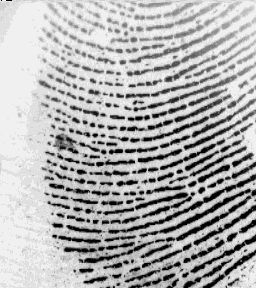
//> input picture WIP/Users/HuynhLD/corepoint_delta_detection/img/namte2.bmp, 256 x 288 px
$ ./main   (built with g++ and OpenCV 4)
//> lines starting //> are read from the running program, lines starting //| are printed output that depends on the picture; after the words box and inside, x2 and y2 are one past the last pixel; in counts of white or black regions, pixels touching at a corner belong together
#include <opencv2/core/core.hpp>
#include <opencv2/highgui/highgui.hpp>
#include <opencv/cv.hpp>
#include <iostream>


const int IMAGE_HEIGHT = 288;
const int IMAGE_WIDTH = 256;


int I[IMAGE_WIDTH][IMAGE_HEIGHT]; // image

int O[IMAGE_WIDTH][IMAGE_HEIGHT];    // oriented image
int R[IMAGE_WIDTH][IMAGE_HEIGHT];     // region mask image

double image_mean = 50;
double image_variance = 300;

// Core Point
double i_core = 0;
double j_core = 0;

// right delta point
double i_delta_right = 300;
double j_delta_right = 300;

// left delta point
double i_delta_left = 300;
double j_delta_left = 300;

#define PI 3.1415926535897931

using namespace cv;

void normalization(int MEAN, int VARIANCE)
{
    for (int i = 0; i<IMAGE_WIDTH; i++){
        for (int j = 0; j<IMAGE_HEIGHT; j++){
            double tempData = static_cast<double>(R[i][j]);
            if (tempData>image_mean){
               R[i][j] = static_cast<int>(MEAN + sqrt((tempData - image_mean)*(tempData - image_mean)*VARIANCE / image_variance));
            }
            else{
               R[i][j]  = static_cast<int>(MEAN - sqrt((tempData - image_mean)*(tempData - image_mean)*VARIANCE / image_variance));
            }
            if(R[i][j] < 0)  R[i][j] = 0 ;
       }
   }
}

void orientation(Mat& im, int widthSqare)
{
    int i, j, x, y;
    int Ax, Ay, Axy;
    int Gxx, Gyy, Gxy;
    int Bx, By;
    double temp = 0;
    for (i = 0; i <IMAGE_WIDTH ; i++){
        for (j = 0; j < IMAGE_HEIGHT; j++){
            O[i][j] = 0;
            temp += (I[i][j] - image_mean)*(I[i][j] - image_mean);
        }
    }

    image_variance = temp / (IMAGE_WIDTH*IMAGE_HEIGHT);

    for (x = widthSqare + 1; x <IMAGE_WIDTH - widthSqare - 1; x++)
    {
        for (y = widthSqare + 1; y <IMAGE_HEIGHT   - widthSqare - 1; y++)
        {
            Ax = 0; Ay = 0; Axy = 0;
            Gxx = 0; Gyy = 0; Gxy = 0;
            Bx = 0; By = 0;

            for (i = x - widthSqare; i < x + widthSqare - 1; i++)
            {
                for (j = y - widthSqare; j < y + widthSqare - 1; j++)
                {
                    Bx = ((I[i + 2][j] + 2 * I[i + 2][j + 1] + I[i + 2][j + 2] - I[i][j] - 2 * I[i][j + 1] - I[i][j + 2]));
                    By = ((I[i][j + 2] + 2 * I[i + 1][j + 2] + I[i + 2][j + 2] - I[i][j] - 2 * I[i + 1][j] - I[i + 2][j]));
                    Ax += Bx*Bx;
                    Ay += By*By;
                    Axy += Bx*By;
                }
            }
            Gxx = Ax;
            Gyy = Ay;
            Gxy = Axy;

            O[x][y] = PI / 2 - 0.5*atan2(2 * Gxy, Gxx - Gyy);
        }
    }
    std::cout<<"image_mean " << image_mean << std::endl;
    std::cout<<"image_variance " << image_variance << std::endl;
    int WindowSize = 4;
    for (int i = 0; i <IMAGE_WIDTH  -WindowSize; i+=WindowSize) {
        for (int j = 0; j <IMAGE_HEIGHT -WindowSize; j+=WindowSize) {
            cv::Rect roi(i, j, WindowSize, WindowSize);

            cv::Mat roiImage = im(roi);
            //double direction = calculateDirectionForWindow(roiImage);

            // TODO: Refactor direction drawing into own function
            // direction = i % 360; // for testing
            double xDir = std::cos((O[i][j] * 180 / PI)/180*M_PI);
            double yDir = -1 * std::sin((O[i][j] * 180 / PI)/180*M_PI); // y-Axis is inverted because
                                                             // in math, +y is typically
                                                             // considered to go in the top
                                                             // direction whereas in the image
                                                             // it goes towards the bottom

            cv::Point p1(
                         WindowSize/2 + ((WindowSize/4)*xDir),
                         WindowSize/2 + ((WindowSize/4)*yDir));
            cv::Point p2(
                         WindowSize/2 - ((WindowSize/4)*xDir),
                         WindowSize/2 - ((WindowSize/4)*yDir));
            //cv::Scalar colorScalar = cv::Scalar(0, 0, 255);
            cv::line(roiImage, p1, p2,  1);
        }
    }
    imshow("Direction Field", im); waitKey(0);
}

void LoadImageData(cv::Mat im)
{
    int temp_mean = 0;

    for (int x = 0; x < im.cols; x++)
    {
        for (int y = 0; y < im.rows; y++)
        {

            int temp = (int)im.at<uchar>(Point(x, y));
            I[x][y] = temp;
            R[x][y] = temp;
            temp_mean += temp;
        }
    }
    image_mean = static_cast<double>(temp_mean) / static_cast<double>(IMAGE_HEIGHT*IMAGE_WIDTH);

}

/*
    Ham tinh chi so point care de xet diem Singlarity tai diem (i,j)
    O: truong dinh huong cua anh => double O[IMAGE_WIDTH][IMAGE_HEIGHT]
    N(le): kich thuoc "duong cong so"(curve) xem xet
*/

int pointcare( int N, int i, int j)
{
    int a = (N-1)/2;
    double d = 0.0;
    double d0 = O[i-a][j-a];
    double delta ;

    for(int k = j - a + 1; k <= j + a ; ++k){
        delta = O[i-a][k] - d0;

        if(delta < -PI/2)
            delta = PI + delta;
        else if(delta > PI/2)
            delta = delta - PI;

        d = d+delta;
        d0 = O[i-a][k];

    }

    for(int h = i-a+1; h<= i+a; ++h){
        delta = O[h][j+a] - d0;

        if(delta < -PI/2)
            delta=PI + delta;
        else if(delta > PI/2)
            delta = delta - PI;

        d = d + delta;
        d0 = O[h][j+a];

    }

    for(int k = j+a-1; j-a <= k; --k){
        delta = O[i+a][k] -d0;

        if(delta < -PI/2)
            delta = PI + delta;
        else if(delta > PI/2)
            delta = delta - PI;

        d = d+delta;
        d0 = O[i+a][k];
    }

    for(int h = i+a-1; i-a<= h; --h){
        delta = O[h][j-a] - d0;

        if(delta < -PI/2)
            delta=PI + delta;
        else if(delta > PI/2)
            delta = delta - PI;

        d = d + delta;
        d0 = O[h][j-a];

    }
    int P = round(d*180/PI);
    return P;
}


/*
    Ham tim cac diem Singularity tren anh van tay
    core: vi tri cua diem core
    delta: vi tri cua diem delta so voi diem core - toa do decac
    R: region mask - mat na vung van tay
    O: truong dinh huong cua van tay    double O[][]
    N1(le): kich thuoc " duong con so " - curve xem xet (theo phuong phap poicare) de tim diem core
    N2(le): kich thuoc " duong con so " - curve xem xet (theo phuong phap poicare) de tim diem delta
*/
void singularity(int N1, int N2)
{
    int m = IMAGE_WIDTH;
    int n = IMAGE_HEIGHT;


    double S1[m][n], S2[m][n];

    for(int i = 0; i< m; ++i){
        for(int j = 0; j<n; ++j){
            S1[i][j] = 0;
            S2[i][j] = 0;
        }
    }

    // Tim tat ca cac diem singularity ( co the co dien loi )

    for(int i = N1+1; i<m-N1; ++i){
        for(int j = N1+1; j<n-N1; ++j){
            //if( ( R[i-N1][j] == 0 ) and ( R[i+N1][j] == 0) and ( R[i][j-N1] == 0) and ( R[i][j+N1] == 0) ){
                int P = pointcare(N1, i, j);
                //std::cout<< "pointcare " << P << std::endl;
                if( (P == 360) or (P == 180) ){
                    // Whorl or loop
                    S1[i][j] = 1;
                }
            //}
        }
    }
    for(int i = N2+1; i<m-N2; ++i){
        for(int j = N2+1; j<n-N2; ++j){
            //if( ( R[i-N2][j] == 0 ) and ( R[i+N2][j] == 0) and ( R[i][j-N2] == 0) and ( R[i][j+N2] == 0) ){
                int P = pointcare(N2, i, j);
                //std::cout<< "pointcare " << P << std::endl;
                if( P == -180 ){
                    // Delta
                    S2[i][j] = 1;
                }
            //}
        }
    }

    // tim diem core
    double core = 0.4;
    int c_core = 0;

    for(int i = (N1 + 1)/2 ; i< m-(N1-1)/2 ; ++i){
        for(int j = (N1 + 1)/2 ; j< n-(N1-1)/2 ; ++j){
            double mean = 0.0;
            int count = 0;

            for(int k = i-(N1-1)/2; k < i+(N1-1)/2; ++k){
                for(int h = j-(N1-1)/2; h< j+(N1-1)/2; ++h){
                    mean += S1[k][h];
                    count += 1;
                }
            }
            if(count > 0){
                mean = mean / count;
                if(mean >= core){
                    i_core += i;
                    j_core += j;
                    c_core += 1;
                }

            }
        }
    }

    // check core not exist
    if(c_core > 0) {
        i_core = round(i_core / c_core);
        j_core = round(j_core / c_core);
    }

    // Tim diem delta ben phai (neu co)
    double delta = 0.5;
    double i_delta = 0;
    double j_delta = 0;

    for(int i = i_core + (N2 +1)/2 ;i <m-(N2-1)/2; ++i){
        for(int j = j_core + (N2 +1)/2 ;j <n-(N2-1)/2; ++j){
            double mean = 0;
            int count = 0;

            for(int k = i-(N2-1)/2; k <i+(N2-1)/2; ++k){
                for(int h = j-(N2-1)/2; h< j+(N2-1)/2; ++h){
                    mean += S2[k][h];
                    count += 1;
                }
            }

            if(count > 0){
                mean = mean / count;
                if(mean > delta){
                    delta = mean;
                    i_delta = i;
                    j_delta = j;
                }

            }
        }
    }

    if( (i_delta !=0) and (j_delta != 0) ){
        i_delta_right = i_delta - i_core;
        j_delta_right = j_delta - j_core;

    }

    // Tim diem delta ben trai (neu co)
    delta = 0.5;
    i_delta = 0;
    j_delta = 0;

    for(int i = i_core + (N2 +1)/2 ;i < m-(N2-1)/2; ++i){
        for(int j = (N2 +1)/2 ;j < j_core-(N2-1)/2; ++j){
            double mean = 0;
            int count = 0;

            for(int k = i-(N2-1)/2; k < i+(N2-1)/2; ++k){
                for(int h = j-(N2-1)/2; h< j+(N2-1)/2; ++h){
                    mean += S2[k][h];
                    count += 1;
                }
            }

            if(count > 0){
                mean = mean / count;

                if(mean > delta){
                    delta = mean;
                    i_delta = i;
                    j_delta = j;
                }
            }
        }
    }

    if( (i_delta !=0) and (j_delta != 0) ){
        i_delta_left = i_delta - i_core;
        j_delta_left = j_delta - j_core;

    }
}

int main()
{
    Mat img = imread("/home/huynhld/FIS_ES/WIP/Users/HuynhLD/corepoint_delta_detection/img/namte2.bmp", 0);
//> img is the input picture: 288 rows x 256 cols, CV_8UC1; min 0, max 240, mean 177.5

    LoadImageData(img);
//> the loop in LoadImageData, `for (int x = 0; x < im.cols; x++)` made 256 passes
//> temp_mean on passes 1 to 3: 67584, 135088, 202960
//> after the loop in LoadImageData, `for (int x = 0; x < im.cols; x++)`: temp_mean = 13087040
//> in LoadImageData, `image_mean = static_cast<double>(temp_mean) / static_cast<double>(IMAG..`: image_mean = 177.5
    orientation(img, 8);
//> the loop in orientation, `for (i = 0; i <IMAGE_WIDTH ; i++)` made 256 passes
//> temp on passes 1 to 3: 966649.1, 1974242.9, 2967673.5
//> after the loop in orientation, `for (i = 0; i <IMAGE_WIDTH ; i++)`: temp = 370781246.6
//> in orientation, `image_variance = temp / (IMAGE_WIDTH*IMAGE_HEIGHT);`: image_variance = 5029
//> the loop in orientation, `for (x = widthSqare + 1; x <IMAGE_WIDTH - widthSqare - 1; x++)` made 238 passes
//> (Ax, Ay, Axy, Gxx, Gyy, Gxy) on passes 1 to 3: (116480, 251648, -41728, 116480, 251648, -41728), (123648, 262912, -40192, 123648, 262912, -40192), (126464, 271872, -39424, 126464, 271872, -39424)
//> after the loop in orientation, `for (x = widthSqare + 1; x <IMAGE_WIDTH - widthSqare - 1; x++)`: Ax = 2068480; Ay = 2364416; Axy = -213504; Gxx = 2068480; Gyy = 2364416; Gxy = -213504
//| image_mean 177.504
//| image_variance 5029.04
//> after the loop in orientation, `for (int i = 0; i <IMAGE_WIDTH  -WindowSize; i+=WindowSize)`:
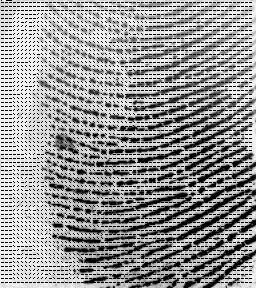
//> im: 288 rows x 256 cols, CV_8UC1; 15.98% of pixels changed, all inside (x1, y1, x2, y2) = (1, 2, 252, 283)

    normalization(50, 300);
    std::cout << "logs1" << std::endl;
    singularity(9, 5);
    std::cout << "loge1" << std::endl;

    std::cout<<"Core point " << i_core << ", " << j_core << std::endl;
    std::cout<<"Delta point left " << i_delta_left << ", " << j_delta_left << std::endl;
    std::cout<<"Delta point right " << i_delta_right << ", " << j_delta_right << std::endl;

     circle(img, Point(i_core, j_core), 5, Scalar(0, 255, 0), 1);
//> img: 288 rows x 256 cols, CV_8UC1; 28 pixels changed, all inside (x1, y1, x2, y2) = (31, 147, 42, 158)
    circle(img, Point(i_core, j_core), 10, Scalar(0, 255, 0), 1);
//> img: 288 rows x 256 cols, CV_8UC1; min 0, max 240, mean 149.5
    imshow("corepoint_delta_detection", img); waitKey(0);

}

$ run again, with WIP/Users/HuynhLD/corepoint_delta_detection/img/namtetest.bmp copied over WIP/Users/HuynhLD/corepoint_delta_detection/img/namte2.bmp
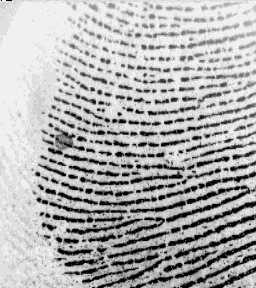
//> input picture WIP/Users/HuynhLD/corepoint_delta_detection/img/namtetest.bmp, 256 x 288 px
//> img is the input picture: 288 rows x 256 cols, CV_8UC1; min 0, max 240, mean 177.2
//> the loop in LoadImageData, `for (int x = 0; x < im.cols; x++)` made 256 passes
//> temp_mean on passes 1 to 3: 66272, 132272, 198592
//> after the loop in LoadImageData, `for (int x = 0; x < im.cols; x++)`: temp_mean = 13062624
//> image_mean = 177.2
//> the loop in orientation, `for (i = 0; i <IMAGE_WIDTH ; i++)` made 256 passes
//> temp on passes 1 to 3: 836790.8, 1692395.8, 2531378
//> after the loop in orientation, `for (i = 0; i <IMAGE_WIDTH ; i++)`: temp = 362932124.9
//> image_variance = 4922.6
//> the loop in orientation, `for (x = widthSqare + 1; x <IMAGE_WIDTH - widthSqare - 1; x++)` made 238 passes
//> (Ax, Ay, Axy, Gxx, Gyy, Gxy) on passes 1 to 3: (229632, 206080, -18176, 229632, 206080, -18176), (240384, 220928, -12544, 240384, 220928, -12544), (237312, 235264, -8448, 237312, 235264, -8448)
//> after the loop in orientation, `for (x = widthSqare + 1; x <IMAGE_WIDTH - widthSqare - 1; x++)`: Ax = 5795840; Ay = 16377856; Axy = 6053888; Gxx = 5795840; Gyy = 16377856; Gxy = 6053888
//| image_mean 177.173
//| image_variance 4922.58
//> after the loop in orientation, `for (int i = 0; i <IMAGE_WIDTH  -WindowSize; i+=WindowSize)`:
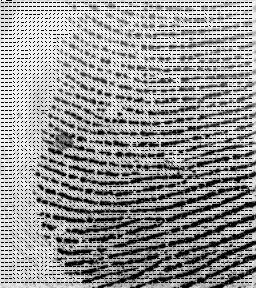
//> im: 288 rows x 256 cols, CV_8UC1; 15.56% of pixels changed, all inside (x1, y1, x2, y2) = (1, 2, 252, 283)
